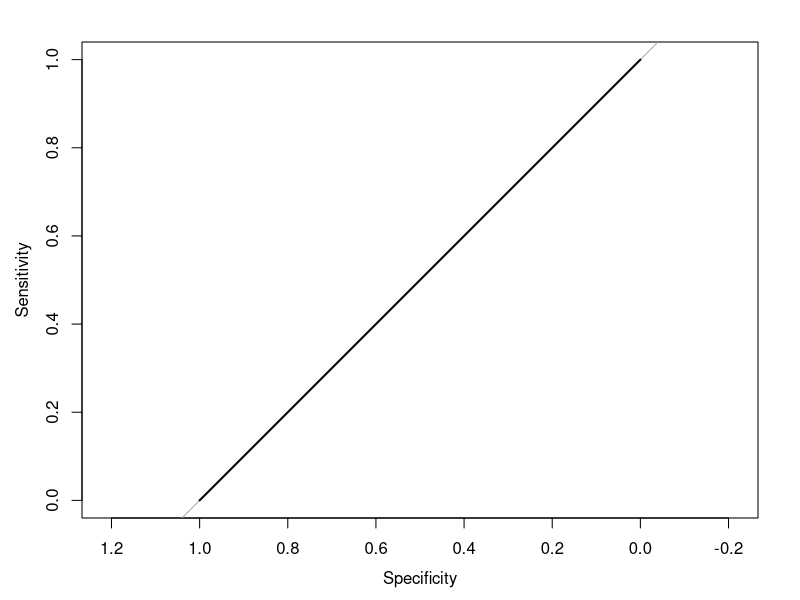
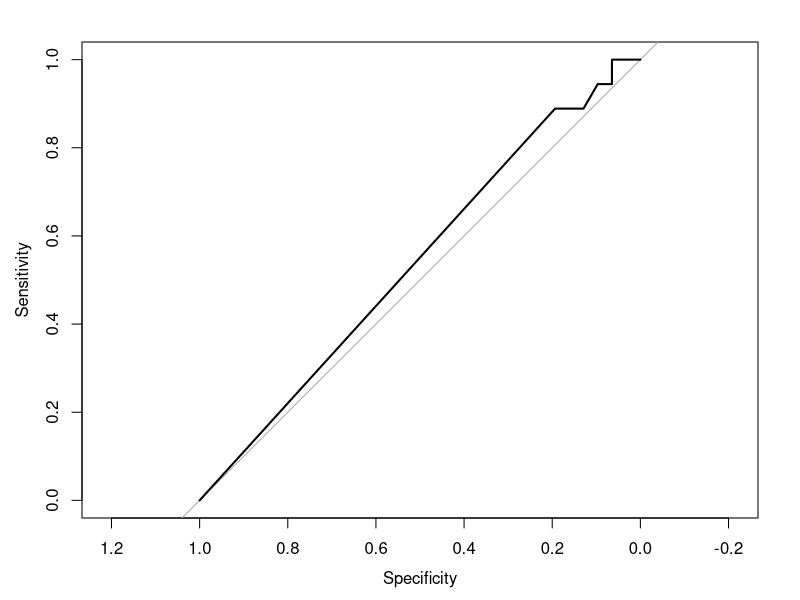
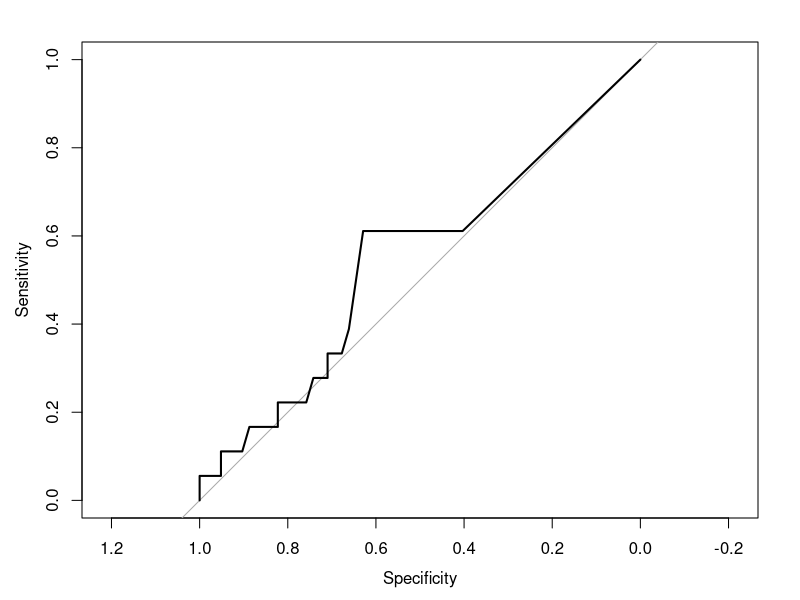

Recreate these plots in R, in order.
## ---- chunk 1
knitr::opts_chunk$set(echo = TRUE)
## ---- chunk 2
library(dplyr)
data <- readr::read_csv("Q2 Data.csv")
## ---- chunk 3
data <- data %>% select(c(RecordNo,Age,`Gender(Male,Female)`,BMI,`Desats LT 90`,`Desats LT 80`,`Desats LT 70`,Arrhythmia)) %>% na.omit() # Just important stuff
## ---- chunk 4
# data <- data %>% select(!c(Selected,RecordNo,`Recording Date`,Height,HeightUnit,Weight,WeightUnit,`Record Type`,`SleepStudy:EKG Analysis`,`Sleep:Generic11:`,`Sleep:Generic20:`,Scorer)) %>% na.omit() # Everything useable
## ---- chunk 5
set.seed(06042023)
i <- sample(1:nrow(data),.8*nrow(data),replace=F)
train <- data[i,]
test <- data[-i,]
## ---- chunk 6
# glm0 <- glm(Arrhythmia~.,data=train,family = binomial)
# summary(glm0)
glm1 <- glm(Arrhythmia~`Desats LT 70`,data=train,family = binomial)
summary(glm1)
glm2 <- glm(Arrhythmia~`Desats LT 80`,data=train,family = binomial)
summary(glm2)
glm3 <- glm(Arrhythmia~`Desats LT 90`,data=train,family = binomial)
summary(glm3)
## ---- chunk 7
pred_p <- predict(glm1,type="response",newdata = test)
roc_data <- pROC::roc(response=test$Arrhythmia,predictor=pred_p)
plot(roc_data)
pROC::auc(roc_data)

pred_p <- predict(glm2,type="response",newdata = test)
roc_data <- pROC::roc(response=test$Arrhythmia,predictor=pred_p)
plot(roc_data)
pROC::auc(roc_data)

pred_p <- predict(glm3,type="response",newdata = test)
roc_data <- pROC::roc(response=test$Arrhythmia,predictor=pred_p)
plot(roc_data)
pROC::auc(roc_data)
